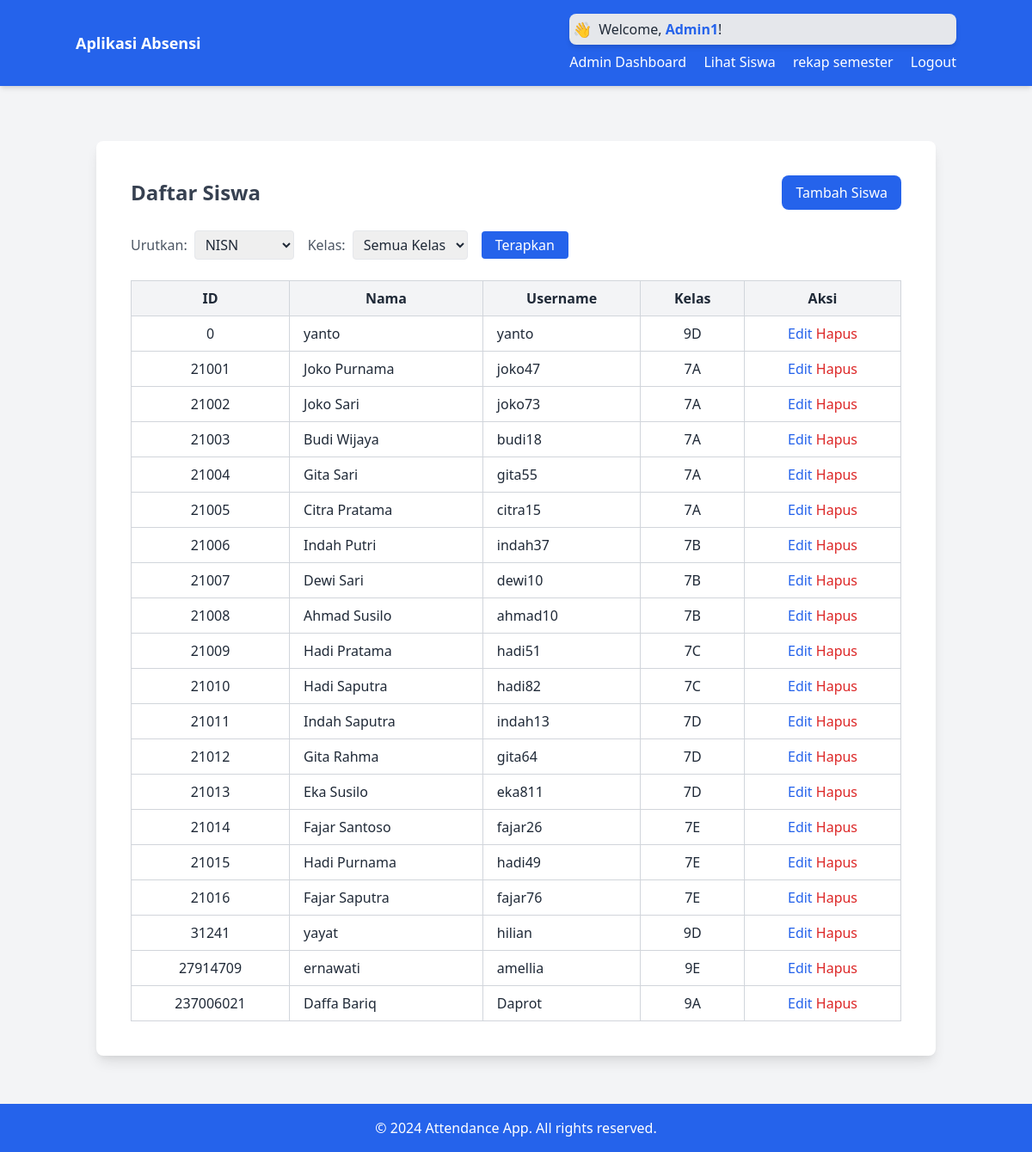
The app's page /admin/students (signed in) with its own data.
### app.py (models this page shows, shortened)
class Admin(UserMixin, db.Model):
    id = db.Column(db.Integer, primary_key=True)
    username = db.Column(db.String(80), unique=True, nullable=False)
    password = db.Column(db.String(120), nullable=False)
    @property
    def is_admin(self):
        return True  # Admin adalah admin

class User(UserMixin, db.Model):
    id = db.Column(db.Integer, primary_key=True)
    nama = db.Column(db.String(100),nullable=False)
    username = db.Column(db.String(150), unique=True, nullable=False)
    password = db.Column(db.String(150), nullable=False)
    classes_id = db.Column(db.Integer, db.ForeignKey('classes.id'), nullable=False)
    classes = db.relationship('Classes', backref='user')

class Classes(db.Model):
    id = db.Column(db.Integer, primary_key=True)
    nama_kelas = db.Column(db.String(5), nullable=False)

### app.py (the view)
@app.route('/admin/students', methods=['GET', 'POST'])
@login_required
@role_required('admin')
def admin_students():
    sort_by = request.args.get('sort_by', 'id')  # Default sort by ID
    class_id = request.args.get('class_id', None)  # Filter by class
    if class_id:
        students = User.query.filter_by(classes_id=class_id).order_by(sort_by).all()
    else:
        students = User.query.order_by(sort_by).all()
    classes = Classes.query.all()
    return render_template('admin_students.html', students=students, classes=classes)

### app.py (called while the page is built)
@login_manager.user_loader
def load_user(user_id):
    user = User.query.get(int(user_id))
    if user:
        return user
    admin = Admin.query.get(int(user_id))
    if admin:
        return admin
    return None  # Jika tidak ada, kembalikan None

def role_required(role):
    def decorator(f):
        @wraps(f)
        def decorated_function(*args, **kwargs):
            if role == 'admin' and not current_user.is_admin:
                abort(403)  # Forbidden, jika bukan admin
            elif role == 'user' and current_user.is_admin:
                abort(403)  # Forbidden, jika admin mencoba akses user
            return f(*args, **kwargs)
        return decorated_function
    return decorator

### templates/admin_students.html (shortened to what this page needs)
{% extends "base.html" %}
{% block content %}
<div class="max-w-7xl mx-auto mt-10 bg-white p-10 rounded-lg shadow-lg">
    <div class="flex justify-between items-center mb-6">
        <h2 class="text-2xl font-bold text-gray-700">Daftar Siswa</h2>
        <a href="{{ url_for('admin_add_student') }}" class="bg-blue-600 text-white py-2 px-4 rounded-lg hover:bg-blue-700">
            Tambah Siswa
        </a>
    </div>
    <form method="GET" action="{{ url_for('admin_students') }}" class="flex items-center space-x-4 mb-6">
        <div class="flex items-center space-x-2">
            <label for="sort_by" class="text-gray-600">Urutkan:</label>
            <select name="sort_by" class="border rounded py-1 px-2">
                <option value="id">NISN</option>
            </select>
        </div>
        <div class="flex items-center space-x-2">
            <label for="class_id" class="text-gray-600">Kelas:</label>
            <select name="class_id" class="border rounded py-1 px-2">
                <option value="">Semua Kelas</option>
            </select>
        </div>
        <button type="submit" class="bg-blue-600 text-white py-1 px-4 rounded hover:bg-blue-700">
            Terapkan
        </button>
    </form>
    <table class="w-full border-collapse border border-gray-300">
        <thead>
            <tr class="bg-gray-100">
                <th class="border border-gray-300 py-2 px-4">ID</th>
                <th class="border border-gray-300 py-2 px-4">Nama</th>
                <th class="border border-gray-300 py-2 px-4">Username</th>
                <th class="border border-gray-300 py-2 px-4">Kelas</th>
                <th class="border border-gray-300 py-2 px-4">Aksi</th>
            </tr>
        </thead>
        <tbody>
            {% for student in students %}
            <tr>
                <td class="border border-gray-300 py-2 px-4 text-center">{{ student.id }}</td>
                <td class="border border-gray-300 py-2 px-4">{{ student.nama }}</td>
                <td class="border border-gray-300 py-2 px-4">{{ student.username }}</td>
                <td class="border border-gray-300 py-2 px-4 text-center">{{ student.classes.nama_kelas }}</td>
                <td class="border border-gray-300 py-2 px-4 text-center">
                    <a href="{{ url_for('admin_edit_student', id=student.id) }}" class="text-blue-600 hover:underline">Edit</a>
                    <form method="POST" action="{{ url_for('admin_delete_student', id=student.id) }}" style="display:inline;">
                        <button type="submit" class="text-red-600 hover:underline">Hapus</button>
                    </form>
                </td>
            </tr>
            {% endfor %}
        </tbody>
    </table>
</div>
{% endblock %}

### templates/base.html (shortened to what this page needs)
<!DOCTYPE html>
<html lang="en">
<head>
    <link href="https://cdn.jsdelivr.net/npm/tailwindcss@2.2.19/dist/tailwind.min.css" rel="stylesheet">
</head>
<body class="bg-gray-100 text-gray-800">
    <nav class="bg-blue-600 p-4 shadow-md">
        <div class="container mx-auto flex justify-between items-center">
            <a href="#" class="text-white font-bold text-lg">Aplikasi Absensi</a>
            <div>
                {% if current_user.is_authenticated %}
                    <div class="bg-gray-200 p-1 rounded-lg flex items-center shadow-md mb-2">
                        <span class="text-blue-600 font-bold text-lg mr-2">👋</span>
                        <p class="text-gray-800 font-medium">Welcome, <span class="text-blue-600 font-semibold">{{ current_user.username }}</span>!</p>
                    </div>
                    {% if current_user.is_admin %}
                        <a href="{{ url_for('admin_dashboard') }}" class="text-white mr-4">Admin Dashboard</a>
                        <a href="{{ url_for('admin_students') }}" class="text-white mr-4">Lihat Siswa</a>
                        <a href="{{ url_for('semester_recap') }}" class="text-white mr-4">rekap semester</a>
                        {% else %}
                        <a href="{{ url_for('dashboard') }}" class="text-white mr-4">User Dashboard</a>
                        <a href="{{ url_for('history') }}" class="text-white mr-4">Riwayat</a>
                        <a href="{{ url_for('profile') }}" class="text-white mr-4">Profile</a>
                    {% endif %}
                    <a href="{{ url_for('logout') }}" class="text-white">Logout</a>
                {% else %}
                    <a href="{{ url_for('user_login') }}" class="text-white mr-4">Login as User</a>
                    <a href="{{ url_for('admin_login') }}" class="text-white mr-4">Login as Admin</a>
                {% endif %}
            </div>
        </div>
    </nav>
    <div class="container mx-auto p-6">
        {% block content %}{% endblock %}
    </div>
    <footer class="bg-blue-600 text-white text-center p-4 mt-8">
        <p>&copy; 2024 Attendance App. All rights reserved.</p>
    </footer>
</body>
</html>

### records on screen
Admin: username "Admin1"
User: id "0", nama "yanto", username "yanto", classes.nama_kelas "9D"
User: id "21001", nama "Joko Purnama", username "joko47", classes.nama_kelas "7A"
User: id "21002", nama "Joko Sari", username "joko73", classes.nama_kelas "7A"
User: id "21003", nama "Budi Wijaya", username "budi18", classes.nama_kelas "7A"
User: id "21004", nama "Gita Sari", username "gita55", classes.nama_kelas "7A"
User: id "21005", nama "Citra Pratama", username "citra15", classes.nama_kelas "7A"
User: id "21006", nama "Indah Putri", username "indah37", classes.nama_kelas "7B"
User: id "21007", nama "Dewi Sari", username "dewi10", classes.nama_kelas "7B"
User: id "21008", nama "Ahmad Susilo", username "ahmad10", classes.nama_kelas "7B"
User: id "21009", nama "Hadi Pratama", username "hadi51", classes.nama_kelas "7C"
User: id "21010", nama "Hadi Saputra", username "hadi82", classes.nama_kelas "7C"
User: id "21011", nama "Indah Saputra", username "indah13", classes.nama_kelas "7D"
User: id "21012", nama "Gita Rahma", username "gita64", classes.nama_kelas "7D"
User: id "21013", nama "Eka Susilo", username "eka811", classes.nama_kelas "7D"
User: id "21014", nama "Fajar Santoso", username "fajar26", classes.nama_kelas "7E"
User: id "21015", nama "Hadi Purnama", username "hadi49", classes.nama_kelas "7E"
User: id "21016", nama "Fajar Saputra", username "fajar76", classes.nama_kelas "7E"
User: id "31241", nama "yayat", username "hilian", classes.nama_kelas "9D"
User: id "27914709", nama "ernawati", username "amellia", classes.nama_kelas "9E"
User: id "237006021", nama "Daffa Bariq", username "Daprot", classes.nama_kelas "9A"
